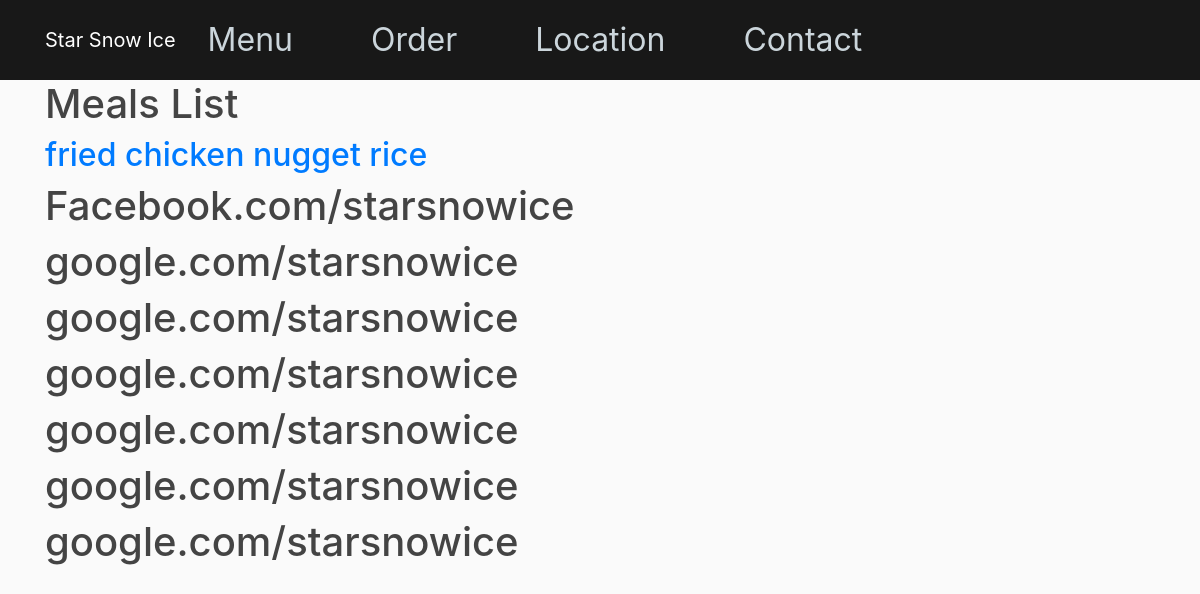
The app's page /meals/, older data.
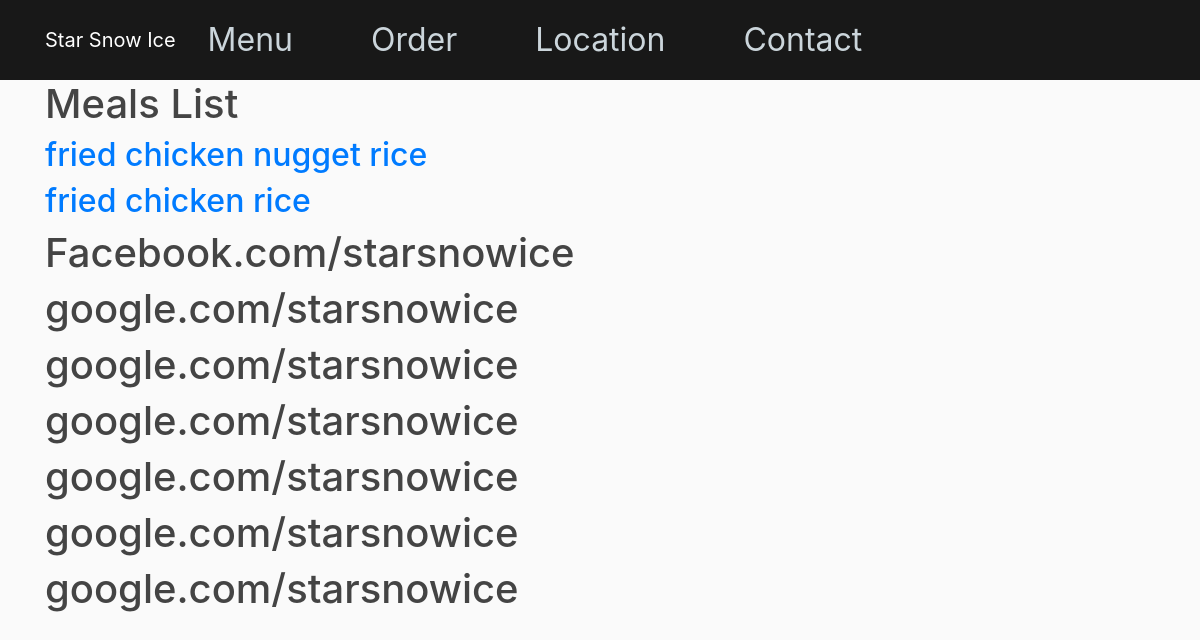
The same page, newer data.
### meals/models.py (models this page shows, shortened)
class Meals(models.Model):
    name = models.CharField(max_length=50)
    description = models.TextField(max_length = 500)
    price = models.DecimalField(max_digits=5, decimal_places = 2)
    image = models.ImageField(upload_to = 'meals/')
    slug = models.SlugField(blank=True, null=True)
    def __str__(self):
        return self.name
    class Meta:
        verbose_name = 'meal'
        verbose_name_plural = 'meals'

### meals/views.py (the view)
# urls.py: path('meals/', views.meal_list, name = 'meal_list'),
def meal_list(request):
    meal_list = Meals.objects.all()
    context = {'meal_list':meal_list,}
    return render(request,'Meals/list.html',context)

### meals/templates/Meals/list.html
{% extends "design/base.html" %}
{% block content %}
<h1> Meals List</h1>
{% for meal in meal_list %}
<h2><a href="{%url 'meals:meal_detail' meal.slug%}">{{meal}}</h2>
{%endfor%}
{%endblock content%}

### meals/templates/design/base.html (shortened to what this page needs)
{% load static %}
<!DOCTYPE html>
<html>
<head>
    <link rel="stylesheet" href="https://maxcdn.bootstrapcdn.com/bootstrap/4.0.0/css/bootstrap.min.css">
    <link rel="stylesheet" type="text/css" href="{% static 'meals/main.css' %}">
</head>
<body>
    <header class="site-header">
      <nav class="navbar navbar-expand-md navbar-dark bg-steel fixed-top">
        <div class="container">
          <a class="navbar-brand mr-4" href="/">Star Snow Ice</a>
          <div class="collapse navbar-collapse" id="navbarToggle">
            <div class="navbar-nav mr-auto">
              <li><a class="nav-item nav-link" href="/meals">Menu</a></li>
              <li><a class="nav-item nav-link" href="/">Order</a></li>
              <li><a class="nav-item nav-link" href="/">Location</a></li>
              <li><a class="nav-item nav-link" href="#bottom">Contact</a></li>
            </div>
          </div>
        </div>
      </nav>
</header>
    <div class='container'>
        {% block content %}
        {% endblock %}
        <div id="bottom"><a href="bottom"></a>
        <h1>Facebook.com/starsnowice</h1>
        <h1>google.com/starsnowice</h1>
        <h1>google.com/starsnowice</h1>
        <h1>google.com/starsnowice</h1>
        <h1>google.com/starsnowice</h1>
        <h1>google.com/starsnowice</h1>
        <h1>google.com/starsnowice</h1>
        </div>
    </div>
  </body>
</body>
</html>

### meals/static/meals/main.css (style rules this page uses)
body { background: #fafafa; color: #333333; margin-top: 5rem; }
h1, h2, h3, h4, h5, h6 { color: #444444; }
.bg-steel { background-color: #181818; }
.site-header .navbar-nav .nav-link { color: #cbd5db; font-size: 2em; padding-right: 70px; }

Row changes from the older to the newer data that the page shows:
added Meals: name "fried chicken rice"
